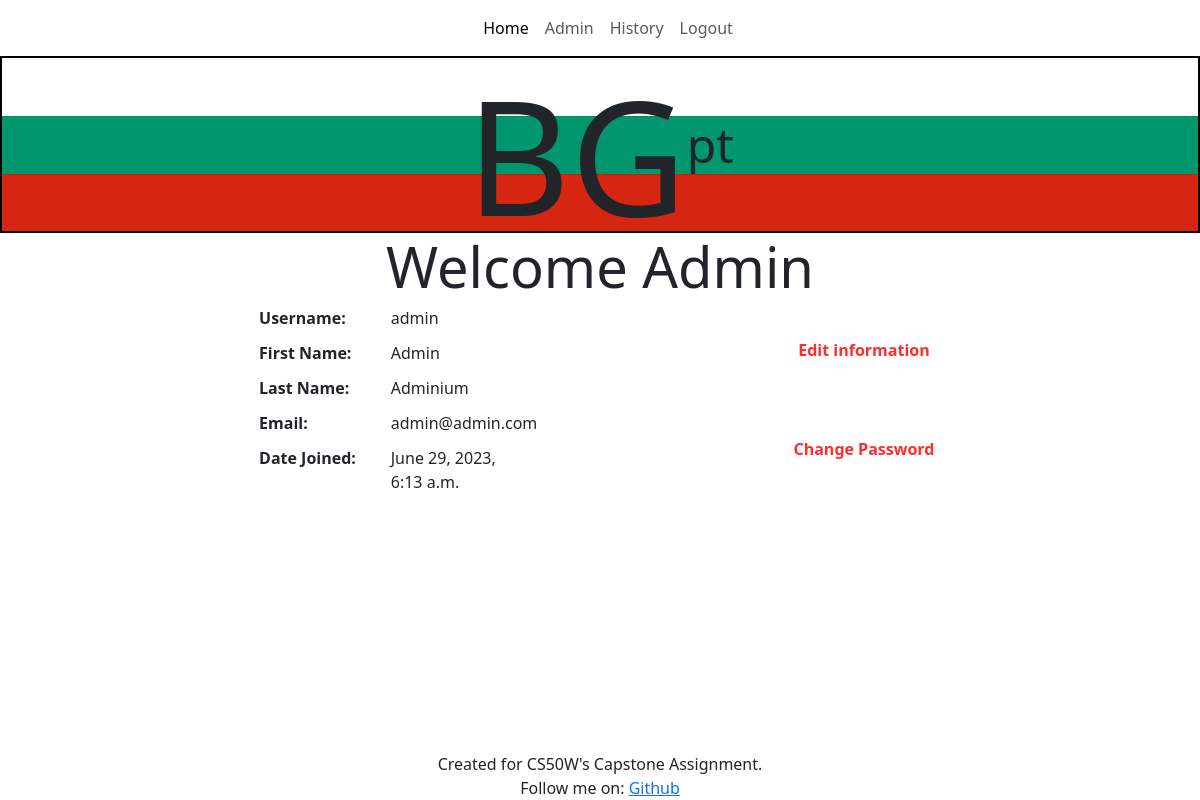
/profile/2 (signed in), run on the app's committed database.
### BGpt/models.py (models this page shows)
class User(AbstractUser):
    pass

### BGpt/views.py (the view, shortened to what this page needs)
# urls.py: path("profile/<int:user_id>", views.profile_view, name="profile"),
@login_required
def profile_view(request, user_id):
    try:
        user = models.User.objects.get(pk=user_id)
    except models.User.DoesNotExist:
        raise PermissionDenied
    if request.user != user:
        raise PermissionDenied
    return render(request, "BGPT/profile.html",{
        "user": user
    })

### BGpt/templates/BGpt/profile.html (shortened to what this page needs)
{% extends "BGpt/layout.html" %}
{% load static %}
{% block body %}
<div id="bgpt-logo-cont">
    <h1>B</h1>
    <h1>G</h1>
    <h3>p</h3>
    <h3>t</h3>
</div>
<div class="welcome-cont">
    {% if user.first_name %}
    <div class="display-4">Welcome {{ user.first_name | capfirst}}</div>
    {% else %}
    <div class="display-4">Welcome {{ user.username | capfirst}}</div>
    {% endif %}
</div>
<div id="formcontainer">
    <div class="user-cont">
        <div class="view-deets">
            <div class="deets-cont">
                <div><strong>Username:</strong></div>
                <div>{{ user.username }}</div>
            </div>
            <div class="deets-cont">
                <div><strong>First Name:</strong></div>
                <div>{{ user.first_name }}</div>
            </div>
            <div class="deets-cont">
                <div><strong>Last Name:</strong></div>
                <div>{{ user.last_name }}</div>
            </div>
            <div class="deets-cont">
                <div><strong>Email:</strong></div>
                <div>{{ user.email }}</div>
            </div>
            <div class="deets-cont">
                <div><strong>Date Joined:</strong></div>
                <div>{{ user.date_joined }}</div>
            </div>
        </div>
        <div id="prof_btns">
            <button class="btn btn-prim" id="edit-user">Edit information</button>
            <button class="btn btn-prim" id="edit-pw">Change Password</button>
        </div>
    </div>
</div>
{% endblock %}

### BGpt/templates/BGpt/layout.html (shortened to what this page needs)
{% load static %}
<!DOCTYPE html>
<html lang="en">
  <head>
      <link href="{% static 'BGpt/styles.css' %}" rel="stylesheet">
      <link href="https://cdn.jsdelivr.net/npm/bootstrap@5.3.0/dist/css/bootstrap.min.css" rel="stylesheet">
      <link rel="stylesheet" href="https://cdnjs.cloudflare.com/ajax/libs/font-awesome/6.4.0/css/all.min.css">
  </head>
  <body>
      <nav class="navbar navbar-expand-lg navbar-light bg-light2">
        <div class="container-fluid">
          <div class="collapse navbar-collapse" id="navbarNavAltMarkup">
            <div class="navbar-nav">
              <a class="nav-link active" aria-current="page" href="{% url 'index' %}">Home</a>
              {% if user.is_authenticated %}
              <a class="nav-link" href="{% url 'profile' user.id %}">{{ user.username | capfirst }}</a>
              <a class="nav-link" href="{% url 'history' user.id %}">History</a>
              <a class="nav-link" href="{% url 'logout' %}">Logout</a>
              {% else %}
              <a class="nav-link" href="{% url 'login' %}">Login</a>
              <a class="nav-link" href="{% url 'register' %}">Register</a>
              {% endif %}
            </div>
          </div>
        </div>
      </nav>
      <div class="body-cont">
        {% block body %}
        {% endblock %}
      </div>
      <footer>
        <div>Created for CS50W's Capstone Assignment.</div>
        <div>Follow me on: <a href="https://github.com/dermotbg" target="_blank">Github</a></div>
      </footer>
  </body>
</html>

### BGpt/static/BGpt/styles.css (style rules this page uses)
body { display: flex; flex-direction: column; min-height: 100vh; }
body .body-cont { flex: 1; }
body .btn-prim { background-color: #ffffff; color: #ff2d2d; font-weight: bold; border-width: 1px; border-style: solid; border: #2b0000; }
body #bgpt-logo-cont { display: flex; flex-direction: row; justify-content: center; align-items: center; background-image: url(Flag.png); border: solid 2px black; }
body #bgpt-logo-cont h1 { font-size: 10rem; max-height: 165px; }
body #bgpt-logo-cont h3 { font-size: 3em; margin-bottom: 0; }
body .display-4 { text-align: center; }
body .bg-light2 { background-color: white; border: none; box-shadow: none; }
#navbarNavAltMarkup { justify-content: center; padding: 0 5% 0 5%; }
footer { display: flex; flex-direction: column; justify-content: center; align-items: center; }
.navbar-light { box-shadow: 0 0 0 5px #0f4d32; }
#formcontainer .user-cont { display: flex; flex-direction: row; justify-content: space-evenly; }
#formcontainer #prof_btns { display: flex; flex-direction: column; justify-content: space-around; }
#formcontainer #prof_btns > * { margin: 10% 0 10% 0; }
#formcontainer .deets-cont { display: flex; flex-direction: row; justify-content: flex-start; width: 100%; }
#formcontainer .deets-cont > * { width: 50%; }
#formcontainer .view-deets > * { padding: 2% 2% 2% 2%; }

### data on the page
User: username "Admin", first_name "Admin", username "admin", last_name "Adminium", email "admin@admin.com", date_joined "June 29, 2023, 6:13 a.m."
